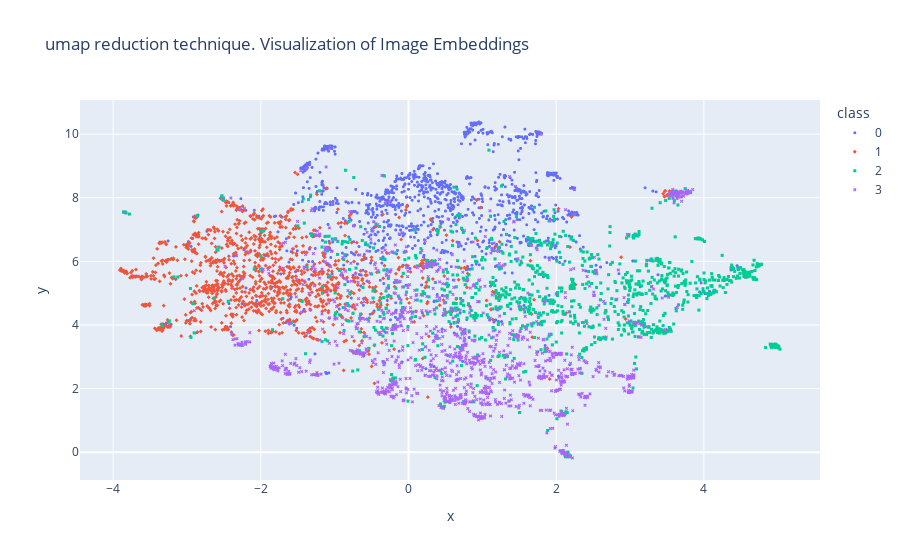
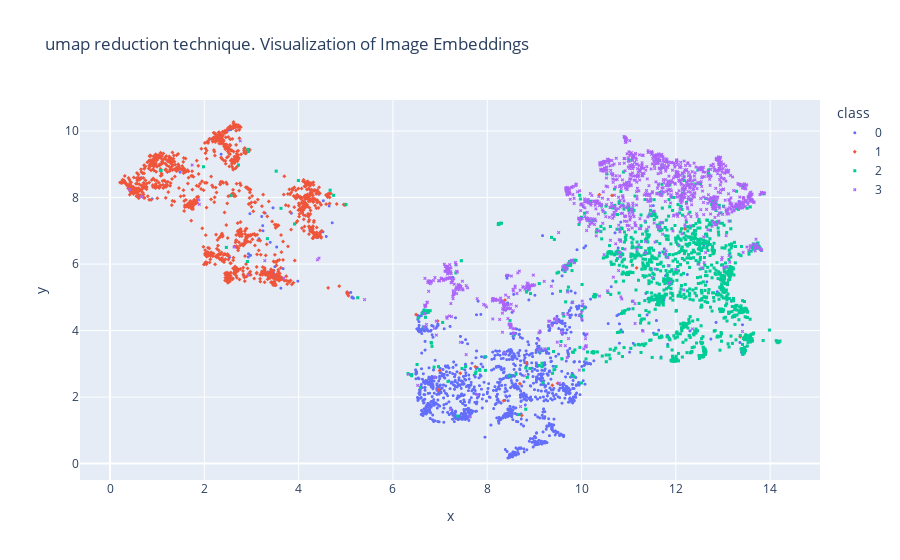

Notebook code cell kept with these figures, in order:
### Code cell
X_umap_tfidf = project_vectors(X_tfidf.toarray(), technique="umap", n_components=2)
X_umap_sbert = project_vectors(X_sbert, technique="umap", n_components=2)

plot_embeddings(X_umap_tfidf, 0, symbol="class", reduction_techniques="umap", color="class")
plot_embeddings(X_umap_sbert, 0, symbol="class", reduction_techniques="umap", color="class")

### Figure 1 — Plotly figure (JSON) as saved in the notebook; plotly's stock layout.template omitted (floating-point values rounded to 4 significant figures; data arrays with more than 128 entries replaced by an {"elided": "..."} marker saying what was removed)
{"data": [{"hovertemplate": "class=0<br>x=%{x}<br>y=%{y}<extra></extra>", "legendgroup": "0", "marker": {"color": "#636efa", "size": 3, "symbol": "circle"}, "mode": "markers", "name": "0", "showlegend": true, "textfont": {"size": 25}, "type": "scattergl", "x": {"elided": "1250 float values"}, "xaxis": "x", "y": {"elided": "1250 float values"}, "yaxis": "y"}, {"hovertemplate": "class=1<br>x=%{x}<br>y=%{y}<extra></extra>", "legendgroup": "1", "marker": {"color": "#EF553B", "size": 3, "symbol": "diamond"}, "mode": "markers", "name": "1", "showlegend": true, "textfont": {"size": 25}, "type": "scattergl", "x": {"elided": "1250 float values"}, "xaxis": "x", "y": {"elided": "1250 float values"}, "yaxis": "y"}, {"hovertemplate": "class=2<br>x=%{x}<br>y=%{y}<extra></extra>", "legendgroup": "2", "marker": {"color": "#00cc96", "size": 3, "symbol": "square"}, "mode": "markers", "name": "2", "showlegend": true, "textfont": {"size": 25}, "type": "scattergl", "x": {"elided": "1250 float values"}, "xaxis": "x", "y": {"elided": "1250 float values"}, "yaxis": "y"}, {"hovertemplate": "class=3<br>x=%{x}<br>y=%{y}<extra></extra>", "legendgroup": "3", "marker": {"color": "#ab63fa", "size": 3, "symbol": "x"}, "mode": "markers", "name": "3", "showlegend": true, "textfont": {"size": 25}, "type": "scattergl", "x": {"elided": "1250 float values"}, "xaxis": "x", "y": {"elided": "1250 float values"}, "yaxis": "y"}], "layout": {"legend": {"title": {"text": "class"}, "tracegroupgap": 0}, "title": {"text": "umap reduction technique. Visualization of Image Embeddings"}, "xaxis": {"anchor": "y", "domain": [0, 1], "title": {"text": "x"}}, "yaxis": {"anchor": "x", "domain": [0, 1], "title": {"text": "y"}}}}

### Figure 2 — Plotly figure (JSON) as saved in the notebook; plotly's stock layout.template omitted (floating-point values rounded to 4 significant figures; data arrays with more than 128 entries replaced by an {"elided": "..."} marker saying what was removed)
{"data": [{"hovertemplate": "class=0<br>x=%{x}<br>y=%{y}<extra></extra>", "legendgroup": "0", "marker": {"color": "#636efa", "size": 3, "symbol": "circle"}, "mode": "markers", "name": "0", "showlegend": true, "textfont": {"size": 25}, "type": "scattergl", "x": {"elided": "1250 float values"}, "xaxis": "x", "y": {"elided": "1250 float values"}, "yaxis": "y"}, {"hovertemplate": "class=1<br>x=%{x}<br>y=%{y}<extra></extra>", "legendgroup": "1", "marker": {"color": "#EF553B", "size": 3, "symbol": "diamond"}, "mode": "markers", "name": "1", "showlegend": true, "textfont": {"size": 25}, "type": "scattergl", "x": {"elided": "1250 float values"}, "xaxis": "x", "y": {"elided": "1250 float values"}, "yaxis": "y"}, {"hovertemplate": "class=2<br>x=%{x}<br>y=%{y}<extra></extra>", "legendgroup": "2", "marker": {"color": "#00cc96", "size": 3, "symbol": "square"}, "mode": "markers", "name": "2", "showlegend": true, "textfont": {"size": 25}, "type": "scattergl", "x": {"elided": "1250 float values"}, "xaxis": "x", "y": {"elided": "1250 float values"}, "yaxis": "y"}, {"hovertemplate": "class=3<br>x=%{x}<br>y=%{y}<extra></extra>", "legendgroup": "3", "marker": {"color": "#ab63fa", "size": 3, "symbol": "x"}, "mode": "markers", "name": "3", "showlegend": true, "textfont": {"size": 25}, "type": "scattergl", "x": {"elided": "1250 float values"}, "xaxis": "x", "y": {"elided": "1250 float values"}, "yaxis": "y"}], "layout": {"legend": {"title": {"text": "class"}, "tracegroupgap": 0}, "title": {"text": "umap reduction technique. Visualization of Image Embeddings"}, "xaxis": {"anchor": "y", "domain": [0, 1], "title": {"text": "x"}}, "yaxis": {"anchor": "x", "domain": [0, 1], "title": {"text": "y"}}}}
